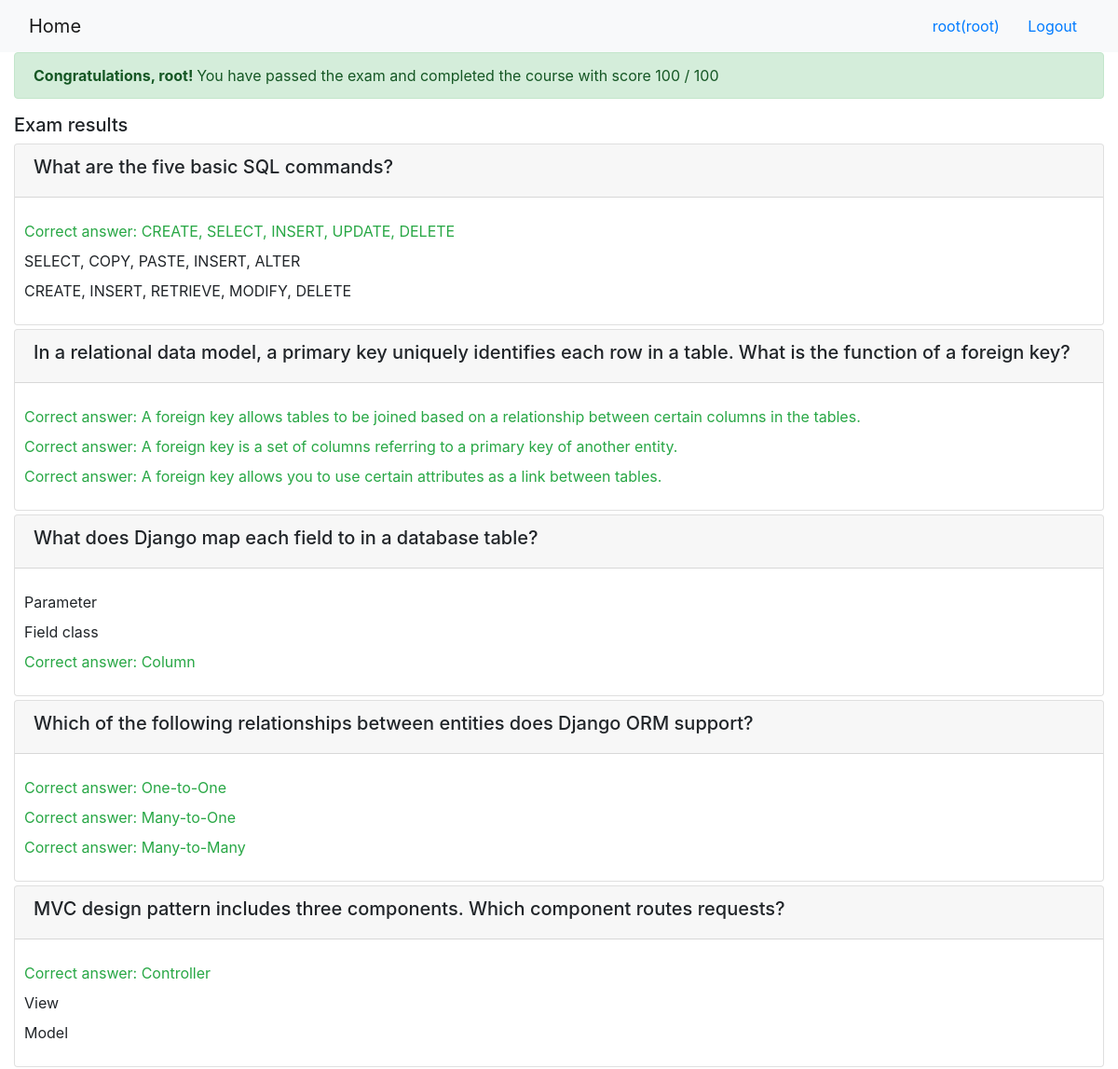
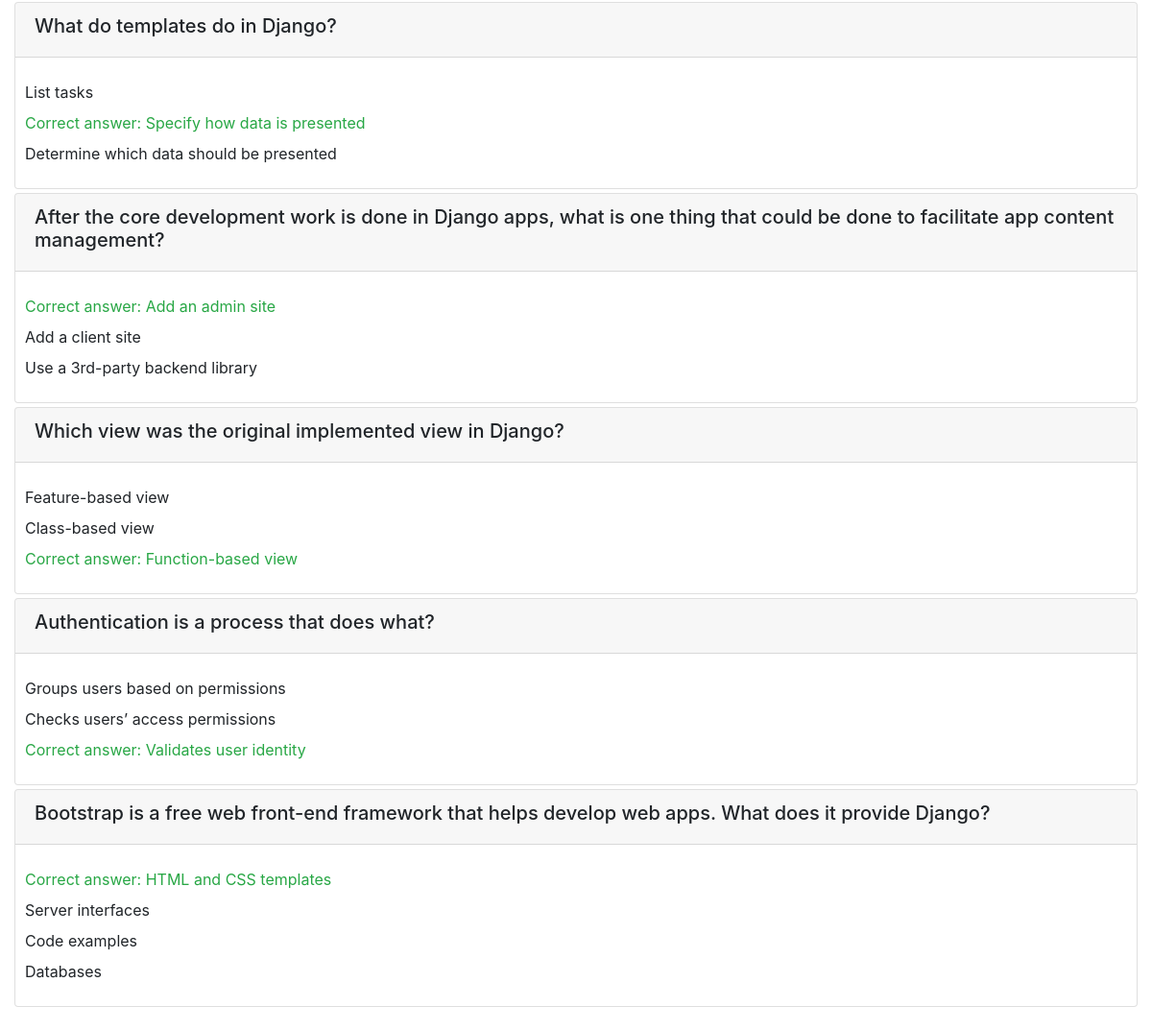
The page /onlinecourse/course/1/submission/1/result/ (signed in) on the database its author committed (2 pictures, top to bottom).
### onlinecourse/models.py (models this page shows, shortened)
class Question(models.Model):
    course = models.ForeignKey(Course, on_delete = models.CASCADE)
    question_text = models.TextField()
    grade = models.IntegerField(default = 0)
    def get_score(self, selected_ids):
        all_answers = self.choice_set.filter(is_correct=True).count()
        selected_correct = self.choice_set.filter(is_correct=True, id__in=selected_ids).count()
        if all_answers == selected_correct:
            return self.grade
        else:
            return ( self.grade * selected_correct ) / all_answers

class Choice(models.Model):
    question = models.ForeignKey(Question, on_delete = models.CASCADE)
    choice_text = models.TextField()
    is_correct = models.BooleanField(default = False)

### onlinecourse/views.py (the view)
# urls.py: path('course/<int:course_id>/submission/<submission_id>/result/', views.show_exam_result, name = 'show_exam_result'),
def show_exam_result(request, course_id, submission_id):
    template = loader.get_template('onlinecourse/exam_result_bootstrap.html')
    course = get_object_or_404(Course, pk = course_id )
    submission = get_object_or_404(Submission, pk = submission_id)
    selected_choice_ids = submission.choices.all()
    questions = course.question_set.all()
    total_score = 0
    perfect_course_grade = 0
    for question in questions:
        total_score = total_score + question.get_score(selected_choice_ids)
        perfect_course_grade = perfect_course_grade + question.grade
    total_score = total_score / perfect_course_grade * 100
    if total_score == 100:
        total_score = int(total_score)
    else:
        total_score = round(total_score, 1)
    context = {
        'course' : course,
        'selected_choice_ids': selected_choice_ids,
        'grade': total_score
    }
    return HttpResponse(template.render(context, request))

### onlinecourse/templates/onlinecourse/exam_result_bootstrap.html (shortened to what this page needs)
<!DOCTYPE html>
<html lang="en">
<head>
    {% load static %}
    <link rel="stylesheet" href="https://maxcdn.bootstrapcdn.com/bootstrap/4.5.2/css/bootstrap.min.css">
</head>
<body>
 <nav class="navbar navbar-light bg-light">
    <div class="container-fluid">
        <div class="navbar-header">
              <a class="navbar-brand" href="{% url 'onlinecourse:index' %}">Home</a>
        </div>
        <ul class="nav navbar-nav navbar-right">
            {% if user.is_authenticated %}
            <li>
                <a class="btn btn-link" href="#">{{ user.first_name }}({{ user.username }})</a>
                <a class="btn btn-link" href="{% url 'onlinecourse:logout' %}">Logout</a>
            </li>
            {% endif %}
        </ul>
    </div>
</nav>
<div class="container-fluid">
    {% if grade > 80 %}
    <div class="alert alert-success">
       <b>Congratulations, {{user.first_name}}! </b>You have passed the exam and completed the course with score {{grade}} / 100
    </div>
        {% else %}
        <div class="alert alert-danger">
            <b>Failed</b> Sorry, {{user.first_name}}! You have failed exam with score {{grade}} / 100
        </div>
        <a class="btn btn-link text-danger" href="{% url 'onlinecourse:course_details' course.id %}">Re-test</a>
        {% endif %}
        <div class="card-columns-vertical mt-1">
        <h5 class="">Exam results</h5>
            {% for question in course.question_set.all %}
            <div class="card mt-1">
                <div class="card-header"><h5>{{ question.question_text}}</h5></div>
                <br>
                <div class="form-group" style="padding-left: 10px; padding-right: 10px;">
                    {% for choice in question.choice_set.all %}
                        {% if choice in selected_choice_ids and choice.is_correct is True %}
                            <label class = "text-success">Correct answer: {{choice.choice_text}}</label><br>
                        {% elif choice in selected_choice_ids and choice.is_correct is False %}
                            <label class = "text-danger">Wrong answer: {{choice.choice_text}}</label><br>
                        {% elif choice not in selected_choice_ids and choice.is_correct is True %}
                            <label class = "text-warning">Not selected: {{choice.choice_text}}</label><br>
                        {% else %}
                            <label>{{choice.choice_text}}</label><br>
                        {% endif %}
                    {% endfor %}
                </div>
            </div>
            {% endfor %}
            <br>
        </div>
    </div>
</body>
</html>

### rows shown on the page
Question: question_text "What are the five basic SQL commands?"
Choice: choice_text "CREATE, SELECT, INSERT, UPDATE, DELETE"
Choice: choice_text "SELECT, COPY, PASTE, INSERT, ALTER"
Choice: choice_text "CREATE, INSERT, RETRIEVE, MODIFY, DELETE"
Question: question_text "In a relational data model, a primary key uniquely identifies each row in a table. What is the function of a foreign key?"
Choice: choice_text "A foreign key allows tables to be joined based on a relationship between certain columns in the tables."
Choice: choice_text "A foreign key is a set of columns referring to a primary key of another entity."
Choice: choice_text "A foreign key allows you to use certain attributes as a link between tables."
Question: question_text "What does Django map each field to in a database table?"
Choice: choice_text "Parameter"
Choice: choice_text "Field class"
Choice: choice_text "Column"
Question: question_text "Which of the following relationships between entities does Django ORM support?"
Choice: choice_text "One-to-One"
Choice: choice_text "Many-to-One"
Choice: choice_text "Many-to-Many"
Question: question_text "MVC design pattern includes three components. Which component routes requests?"
Choice: choice_text "Controller"
Choice: choice_text "View"
Choice: choice_text "Model"
Question: question_text "What do templates do in Django?"
Choice: choice_text "List tasks"
Choice: choice_text "Specify how data is presented"
Choice: choice_text "Determine which data should be presented"
Question: question_text "After the core development work is done in Django apps, what is one thing that could be done to facilitate app content management?"
Choice: choice_text "Add an admin site"
Choice: choice_text "Add a client site"
Choice: choice_text "Use a 3rd-party backend library"
Question: question_text "Which view was the original implemented view in Django?"
Choice: choice_text "Feature-based view"
Choice: choice_text "Class-based view"
Choice: choice_text "Function-based view"
Question: question_text "Authentication is a process that does what?"
Choice: choice_text "Groups users based on permissions"
Choice: choice_text "Checks users’ access permissions"
Choice: choice_text "Validates user identity"
Question: question_text "Bootstrap is a free web front-end framework that helps develop web apps. What does it provide Django?"
Choice: choice_text "HTML and CSS templates"
Choice: choice_text "Server interfaces"
Choice: choice_text "Code examples"
Choice: choice_text "Databases"

### other values the page prints
{{ user.first_name }} "root"
{{ user.username }} "root"
{{ grade }} "100"
